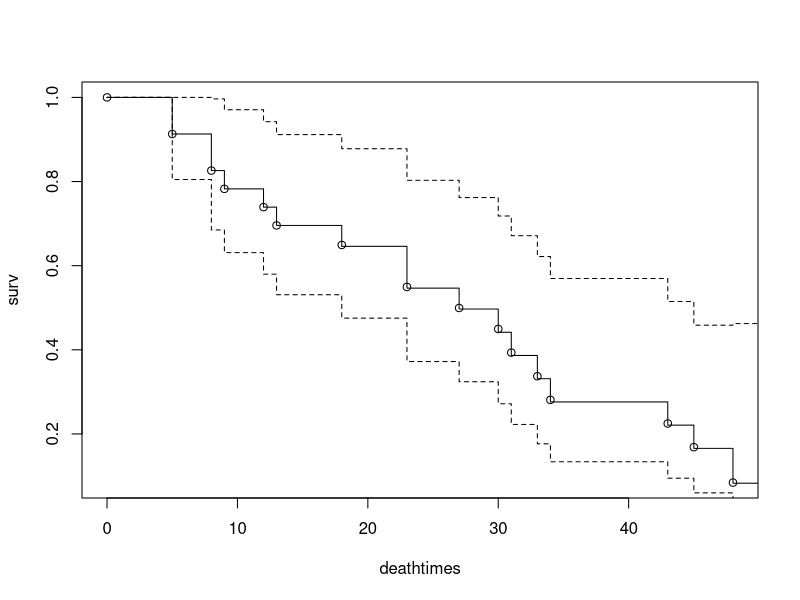

This figure's R source:
## ---- chunk 1
## 1.
for(i in 1:10){
  print(i)
}

## 2. The %% operator is the modulo function.
##    i %% 2 attempts to divide i by 2, with 
##    whole numbers only and returns the remainder. 
for(i in 1:10){
  if((i %% 2) == 0) {
  print(i)
  }
}

## ---- chunk 2
library(palmerpenguins)
## ---- chunk 3
for(i in 1:ncol(penguins)) {
  ## cat prints to the console without quotes
  cat(names(penguins)[i], " - ", sep = "")
  vari <- penguins[[i]] ## this iterates through the columns of penguins
  if(is.numeric(vari)) { ## check whether it is numeric
    cat("Mean:", mean(vari, na.rm = TRUE))
  } else {
    cat("not numeric")
  }
  cat("\n") # new line
}
## ---- chunk 4
f.names <- c("mean", "std dev", "median", "interquartile range")
functions <- list(mean, sd, median, IQR)
## we will add an inner loop that iterates through these function and names

for(i in 1:ncol(penguins)) {
  cat(names(penguins)[i], ":\n", sep = "")
  vari <- penguins[[i]]
  
  if(is.numeric(vari)) { 
    for(fn in 1:length(f.names)) {
      cat(f.names[fn], functions[[fn]](vari, na.rm = TRUE), "\n")
    }
  } else {
    cat("not numeric\n")
  }
  cat("--------\n") # new line
}
## ---- chunk 5
bootmeans <- matrix(NA, nrow = 500, ncol = 3, 
                    dimnames = list(NULL, c("bill_length", "bill_depth", "flipper_length")))
for(i in 1:nrow(bootmeans)){
  bootindex <- sample(1:nrow(penguins), replace = TRUE)
  peng.star <- penguins[bootindex, ]
  
  bootmeans[i, 1] <- mean(peng.star$bill_length_mm, na.rm = TRUE)
  bootmeans[i, 2] <- mean(peng.star$bill_depth_mm, na.rm = TRUE)
  bootmeans[i, 3] <- mean(peng.star$flipper_length_mm, na.rm = TRUE)
}

summary(bootmeans)
cor(bootmeans)
## ---- chunk 6
amldat <- survival::aml
library(survival)

deathtimes <- c(0, sort(unique(amldat$time[amldat$status == 1])))
surv <- c(1, numeric(length(deathtimes) - 1))

for(i in 2:length(deathtimes)) {
  
  atrisk <- subset(amldat, time > deathtimes[i - 1])
  
  deaths_at_ti <- sum(atrisk$status[atrisk$time == deathtimes[i]] == 1)
  
  surv[i] <- surv[i - 1] * (1 - (deaths_at_ti / 
                                     nrow(atrisk)))
  
}

plot(surv ~ deathtimes)
lines(survfit(Surv(time, status) ~ 1, data = amldat))
## ---- chunk 7
my_mode <- function(x) {
  
  converter <- get(paste0("as.", class(x)))
  tab <- table(x) |> sort(decreasing = TRUE) 
  names(tab)[1] |> converter()
  
}


for(colnum in 1:ncol(penguins)){
  
  thiscol <- penguins[[colnum]]
  if(is.double(thiscol)) {
    
    thismean <- mean(thiscol, na.rm = TRUE)
    penguins[is.na(thiscol), colnum] <- thismean
    
  } else {
    
    penguins[is.na(thiscol), colnum] <- my_mode(thiscol)
    
  } 
}

summary(penguins)

